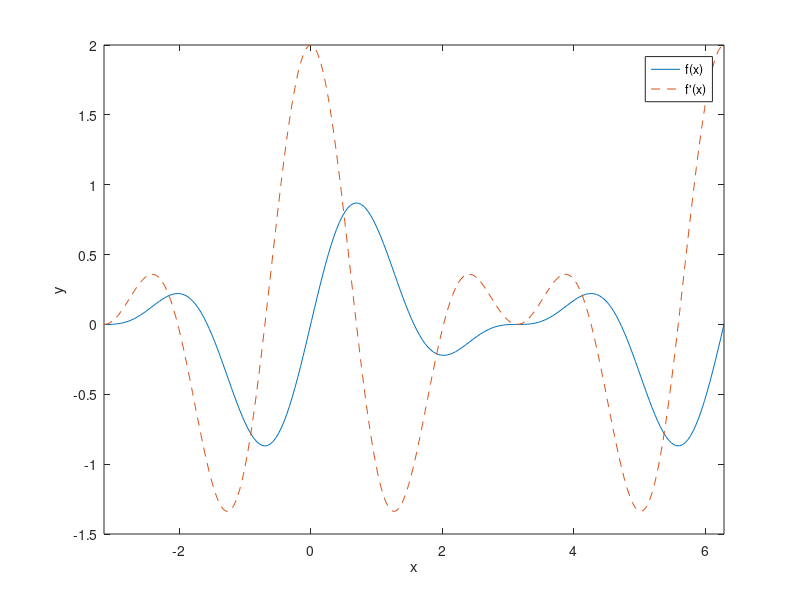

Write the MATLAB code that produced this figure. (Note: this script raises an error after producing the figure.)
%% Math 320 - Chapter 5 Homework
% Tomas Oh

close all, clear, clc, format compact

%% Chapter 5, Problem #7

f = @(x) sin(2 * x) .* (cos(0.5 * x)).^2;
fp = @(x) 2*cos(2 * x) .* (cos(0.5 * x)).^2 - 0.5 * sin(2 * x) .* sin(x);

fplot(f, [-pi, 2 * pi]);
hold on;
fplot(fp, [-pi, 2 * pi], '--');
xlabel('x');
ylabel('y');
legend('f(x)', 'f''(x)');
hold off;

%% Chapter 5, Problem #9

x = @(t) 0.7 * sin(10 * t);
y = @(t) 1.2 * sin(8 * t);
fplot(x, y, [0, pi]);
axis([-1.5, 1.5, -1.5, 1.5]);

%% Chapter 5, Problem #16

x = @(t) (3.3 - 0.3 * t.^2) .* cos(t);
y = @(t) (3.3 - 0.4 * t.^2) .* sin(t);
fplot(x, y, [-4, 4], 'LineWidth', 15);
axis([-2, 4, -3, 3]);

%% Chapter 5, Problem #17

theta = linspace(0, 5 * pi, 200);
posR = sqrt(theta); negR = -sqrt(theta);
polarplot(theta, posR);
hold on;
polarplot(theta, negR);
hold off;

%% Chapter 5, Problem #18

n = 1:100; theta = deg2rad(n * 135.7);
r = sqrt(n);
polarplot(theta, r, 'o');

%% Chapter 5, Problem #21

t = 10:10:70; H_data = [9, 22, 44, 63, 80, 94, 97];
H = @(t) 100.8 ./ (1 + 23 * exp(-0.093 * t));

plot(t, H_data, '.');
hold on;
fplot(H, [10, 70]);
hold off;
xlabel('Time t (in days)');
ylabel('Height H (in inches)');
legend('Data points', 'Logistic Function H', 'Location', 'SE');

%% Chapter 5, Problem #27

c = 3 * 10^8; h = 6.626 * 10^(-34); k = 1.38 * 10^(-23);
R = @(l, T) ((2 * pi * c^2 * h) ./ l.^5) .* 1 ./ (exp(h * c ./ (l .* (k * T))) - 1);
T1 = 3000; T2 = 4000; T3 = 5000; wavelengthBounds = [0.1, 3];

fplot(@(l) R(l, T1), wavelengthBounds, ':');
hold on;
fplot(@(l) R(l, T2), wavelengthBounds, '--');
fplot(@(l) R(l, T3), wavelengthBounds);
hold off;
xlabel('Wavelength (\mum)');
ylabel('Spectral Energy Density (W/m^{3})');
legend('T=3,000K', 'T=4,000K', 'T=5,000K');

%% Chapter 5, Problem #32

x = @(t) 4.219 * (exp(-1.58 * t) - exp(-6.32 * t));
v = @(t) 26.67 * exp(-6.32 * t) - 6.67 * exp(-1.58 * t);
bounds = [0, 4];
subplot(2, 1, 1);
fplot(x, bounds);
subplot(2, 1, 2);
fplot(v, bounds);

%% Chapter 5, Problem #34

f1 = 130; f2 = 120;
y = @(t) 2 * cos(2 * pi * (f1 + f2) / 2 * t) .* cos(2 * pi * (f1 - f2) / 2 * t);
fplot(y, [0, 0.3]);
xlabel('Time (s)');
ylabel('Amplitude');

%% Chapter 5, Problem #37

x1 = [0, 8]; x2 = [8, 12]; x3 = [12, 20];
V1 = @(x) 400 - 200 * x;
V2 = @(x) -1200 + x * 0;
V3 = @(x) -250 * x + 5000;

subplot(2, 1, 1);
fplot(V1, x1);
hold on;
fplot(V2, x2);
fplot(V3, x3);
hold off;

M1 = @(x) -100 * x.^2 + 400 * x;
M2 = @(x) -1200 * x + 6400;
M3 = @(x) -125 * (x - 12).^2 + 2000 * x - 32000;

subplot(2, 1, 2);
fplot(M1, x1);
hold on;
fplot(M2, x2);
fplot(M3, x3);
hold off;

%% Chapter 5, Problem #38

Q = 300;
D = linspace(100,2000,500);
L0_1 = 5; L0_2 = 10; L0_3 = 20;
Lc1 = L0_1 ./ (1 + (2.5 .* D.^(2/3)) ./ sqrt(Q));
Lc2 = L0_2 ./ (1 + (2.5 .* D.^(2/3)) ./ sqrt(Q));
Lc3 = L0_3 ./ (1 + (2.5 .* D.^(2/3)) ./ sqrt(Q));

plot(D, Lc1);
hold on;
plot(D, Lc2);
plot(D, Lc3);
hold off;

%% Chapter 5, Problem #40

bounds = [0, 4.5];
hold on;
fplot(@(x) sin(x).^2, bounds);
fplot(@(x) x.^2 - x.^4/3, bounds, '--');
fplot(@(x) x.^2 - x.^4/3 + 2 * x.^6/45, bounds, ':');
fplot(@(x) x.^2 - x.^4/3 + 2 * x.^6/45 - x.^8/315 + x.^10/14175, bounds, '-.');
hold off;
xlabel('x');
ylabel('sin^{2}(x)');
axis([-1, 5, 0, 1.5]);
legend('sin^{2}(x)', 'Two terms', 'Three terms', 'Five terms');